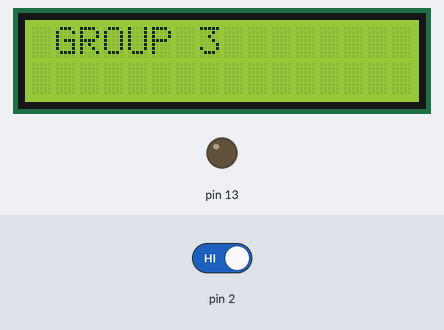
The sketch below on a simulated Arduino Uno, built with avr-gcc and run on an emulated ATmega328P. Parts: 16×2 character LCD, output pins drawn as LEDs (lit = HIGH). The test bench sets the inputs (shaded band); at power-on: pin 2 HIGH.

Above: at 1.2 s.
1.3 s: pin 2 driven LOW
At 1.8 s:
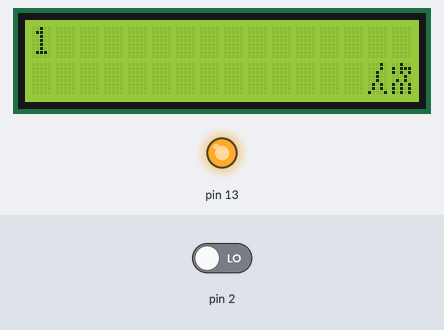
4.7 s: pin 2 driven HIGH
At 5.5 s:
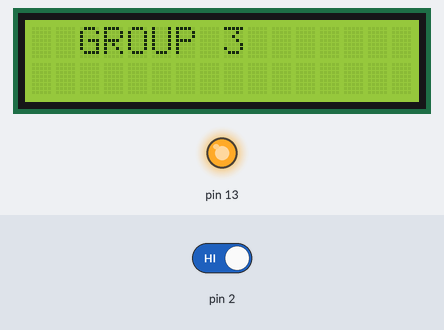
8.1 s: pin 2 driven LOW
At 9.0 s:
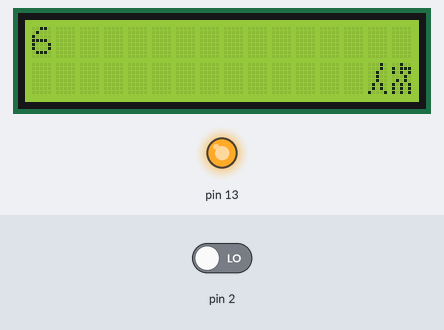
Timing chart, 0 to 11.1 s (numbered marks = the images above; inputs shaded):
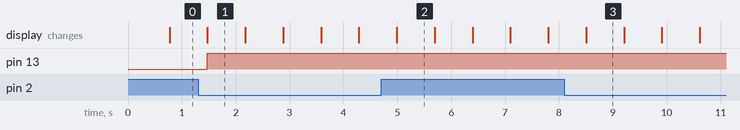

The sketch:

counter_v0.4.ino
```cpp
//相较于0.1版本加入内容滚动,内容滚动一定时间后可重新显示通过人次
#include<Arduino.h>
#include<LiquidCrystal.h>
const int rs=3,en=4,d4=5,d5=6,d6=7,d7=8;
LiquidCrystal lcd(rs,en,d4,d5,d6,d7);
//以下字库由二进制转为十六进制
uint8_t ren[8]={0x02,0x02,0x04,0x04,0x04,0x0A,0x0A,0x11,};//“人”字库
uint8_t ci[8]={0X04,0X17,0X15,0X02,0X0A,0X15,0X15,0X15,};//“次”字库
int nop=0;               //人次的变量
int sx=0;
int sy=0;
int flag=0;

void setup(){
  pinMode(13,OUTPUT);
  pinMode(2,INPUT);

  lcd.begin(16,2);      //红外开关数据端口
  lcd.createChar(0,ren);//创建字符
  lcd.createChar(1,ci); //创建字符
}
void scnop(){
    lcd.clear();
    lcd.setCursor(0,0);
    lcd.print(nop);
    lcd.setCursor(14,1);
    lcd.write((byte)0);
    lcd.write((byte)1);
}
void loop(){

  if(digitalRead(2)==0){
    nop++;
    digitalWrite(13,HIGH);
    scnop();
  }
  else{
    if(flag<=19){
      if(sx>9){
        sx=0;
        if(sy==1){
          sy=0;
        }
        else{
          sy=1;
        }
      }
      lcd.clear();
      lcd.setCursor(sx,sy);
      lcd.print("GROUP 3");
      sx++;
    }
    flag++;
    if(20<=flag&&flag<=40){
      scnop();
    }
    if(flag==41){
      flag=0;
    }
  }

  delay(700);
}
```

Measured:
- after the input at 1.3 s, pin 13: LOW → HIGH after 0.17 s; the display: changes after 0.17 s (image 1)
- after the input at 4.7 s, the display: changes after 0.29 s (image 2)
- after the input at 8.1 s, the display: changes after 0.41 s (image 3)
- what the display in image 1 shows lasts 0.7 s, from 1.5 s to 2.2 s
